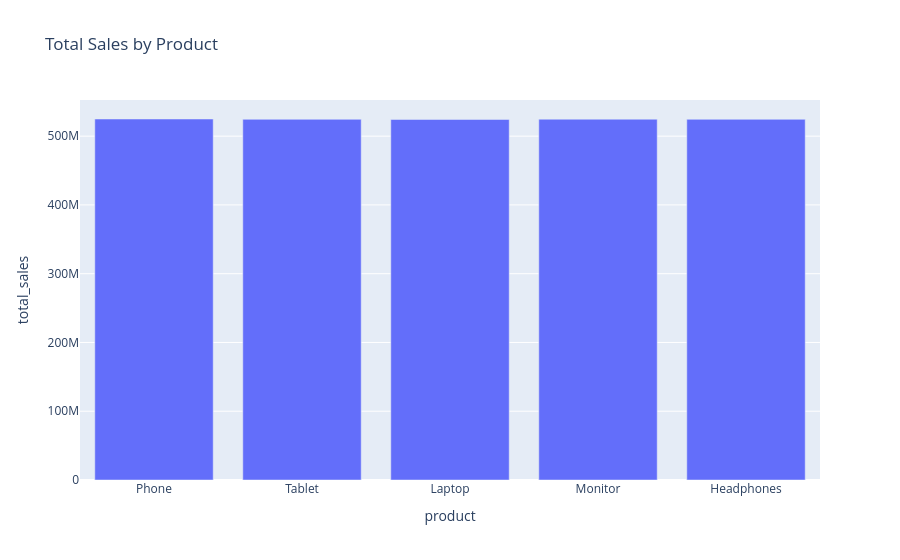

Write notebook code for a chart like this one.
### Code cell
figure = px.bar(product_sales, x="product", y="total_sales", title="Total Sales by Product")
figure.show()

### Figure 1 — Plotly figure (JSON) as saved in the notebook; plotly's stock layout.template omitted (floating-point values rounded to 4 significant figures)
{"data": [{"hovertemplate": "product=%{x}<br>total_sales=%{y}<extra></extra>", "legendgroup": "", "marker": {"color": "#636efa", "pattern": {"shape": ""}}, "name": "", "orientation": "v", "showlegend": false, "textposition": "auto", "type": "bar", "x": ["Phone", "Tablet", "Laptop", "Monitor", "Headphones"], "xaxis": "x", "y": [524961018, 524499274, 524252381, 524656365, 524469757], "yaxis": "y"}], "layout": {"barmode": "relative", "legend": {"tracegroupgap": 0}, "title": {"text": "Total Sales by Product"}, "xaxis": {"anchor": "y", "domain": [0, 1], "title": {"text": "product"}}, "yaxis": {"anchor": "x", "domain": [0, 1], "title": {"text": "total_sales"}}}}
